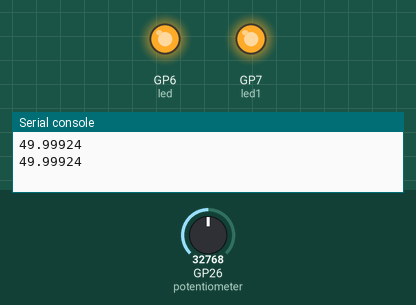
Simulated run of this program. Board: Raspberry Pi Pico running MicroPython. On the bench: output pins drawn as LEDs (lit = HIGH), the last lines printed to the serial console. The test bench sets the inputs (shaded band); at power-on: GP26 (potentiometer) = 32768 (analog values on the 0–65535 scale).

Above: at 3.9 s.
4.0 s: GP26 (potentiometer) set to 13696
7.2 s: GP26 (potentiometer) set to 12032
At 11.2 s:
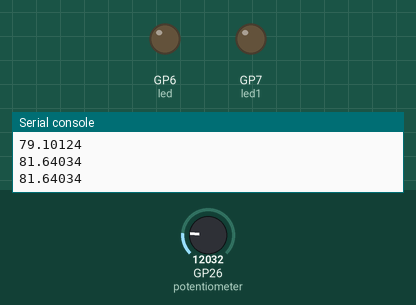
11.5 s: GP26 (potentiometer) set to 19660
At 14.5 s:
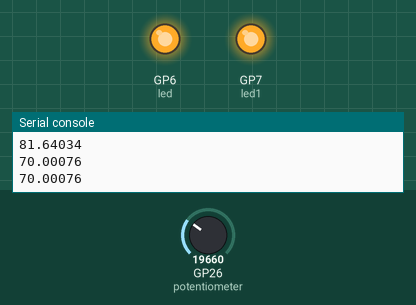
Timing chart, 0 to 16.0 s (numbered marks = the images above; inputs shaded):
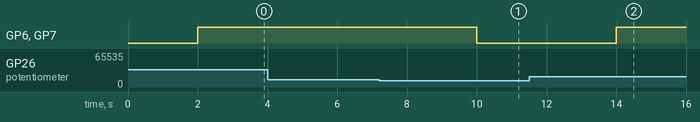

Measured:
- the behaviour switches between 13120 and 13104 on GP26 (potentiometer) (found by bisection; images 0 and 1)
- after the input at 7.2 s, GP6 (led), GP7 (led1): HIGH → LOW after 2.8 s
- after the input at 11.5 s, GP6 (led), GP7 (led1): LOW → HIGH after 2.5 s

The program:

rh.py
```python
import machine
import utime

potentiometer = machine.ADC(26) #deklarasi pin yg dipakai
#conversion_factor = 3.3 / (65535)
led = machine.Pin(6, machine.Pin.OUT)
led1 = machine.Pin(7, machine.Pin.OUT)

while True:
    RH = potentiometer.read_u16()
    kelembaban = (100-(RH/65535)*100) #perhitungan dalam persen
    print(kelembaban)
    utime.sleep(2)
    if kelembaban < 80:#kelembaban kurang dari 80% led menyala
        led.value(1)
        led1.value(1)
    else : #kelembaban lebih dari 80% led mati
        led.value(0)
        led1.value(0)
```
